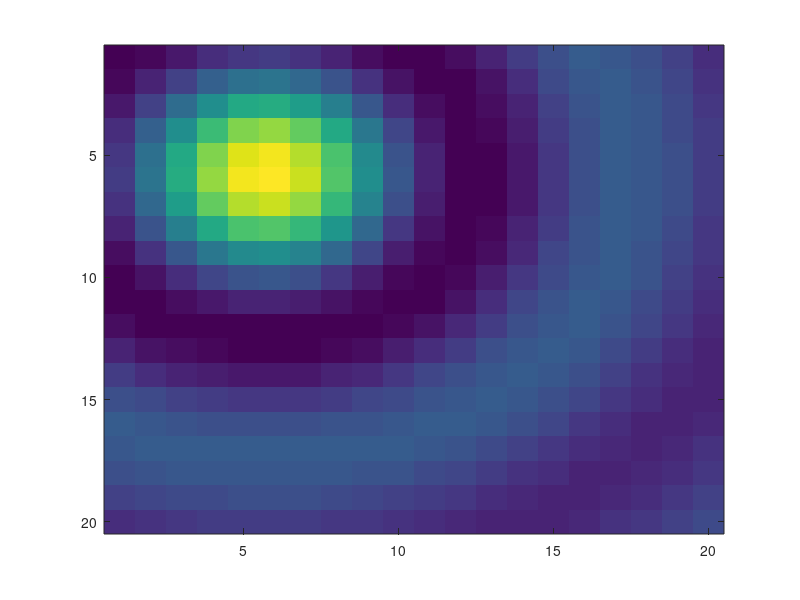

Write the MATLAB code that produced this figure.
close all
clear all
NomFichier = 'SinusCardinal2D.txt';
fid = fopen(NomFichier,'w');


N = 20;
xmax = 3;
x = linspace(-1,3,N);
L = zeros(N,N);
for nx = 1:N
    for ny = 1:N
        r = norm([x(nx),x(ny)]);
        f = sinc(r);
        L(nx,ny) = f;
        fwrite(fid,num2str([x(nx),x(ny),f],5));
        fwrite(fid,char(10));
    end
end

fclose(fid)
imagesc(L)
edit(NomFichier)